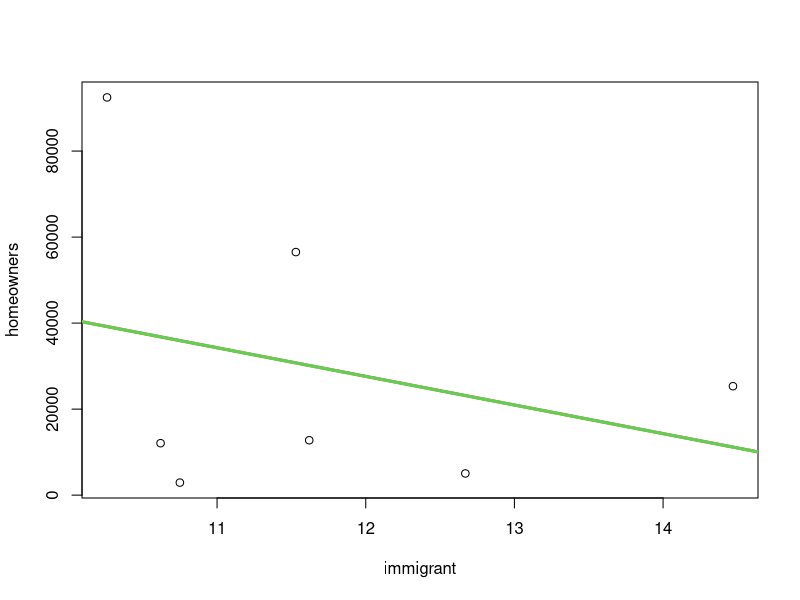
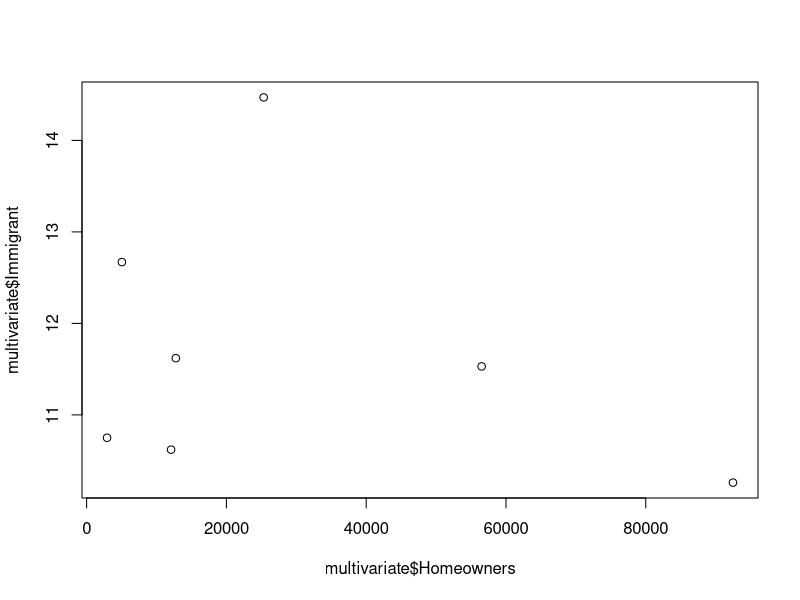
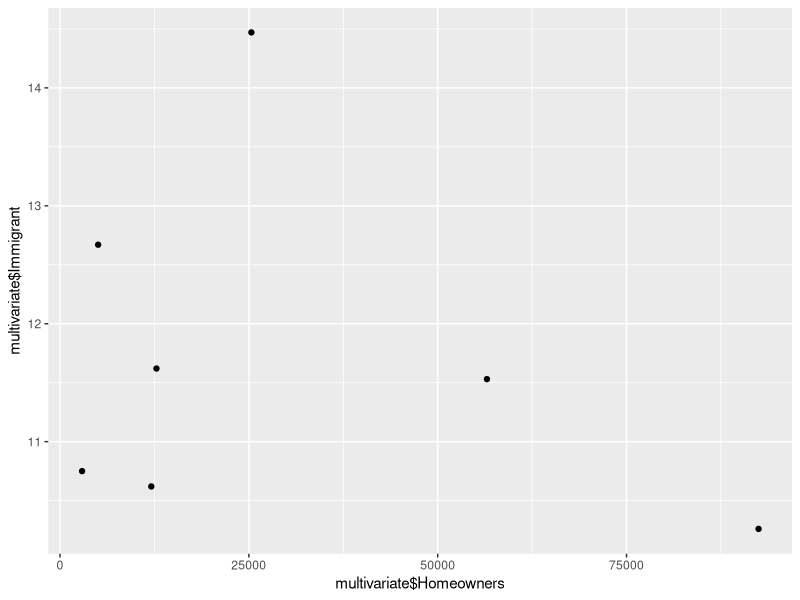
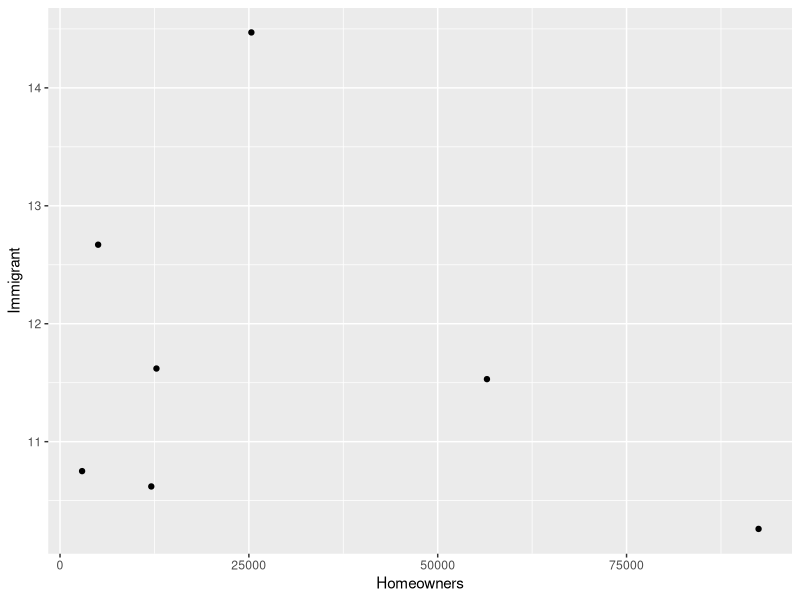
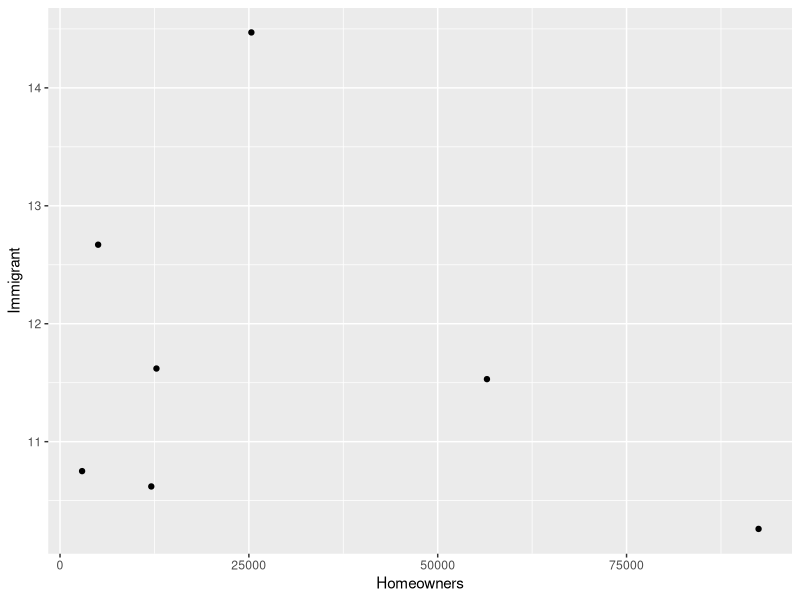
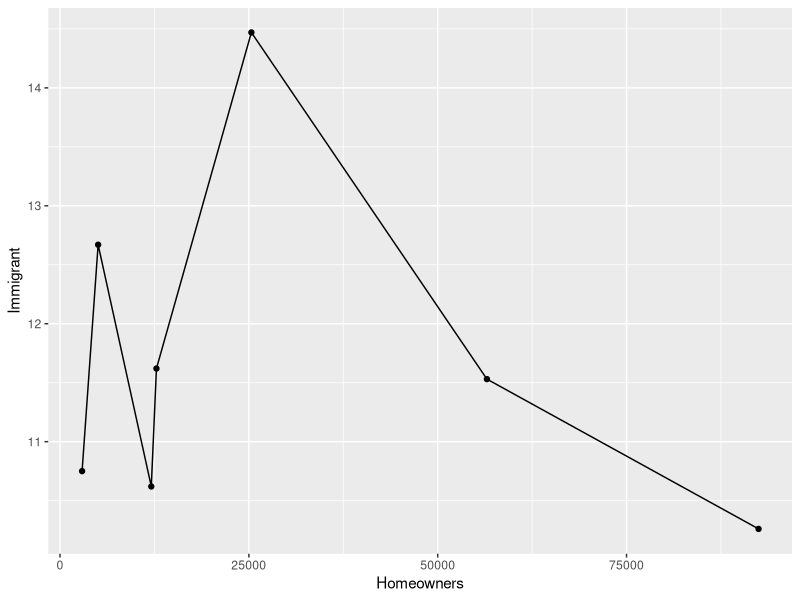
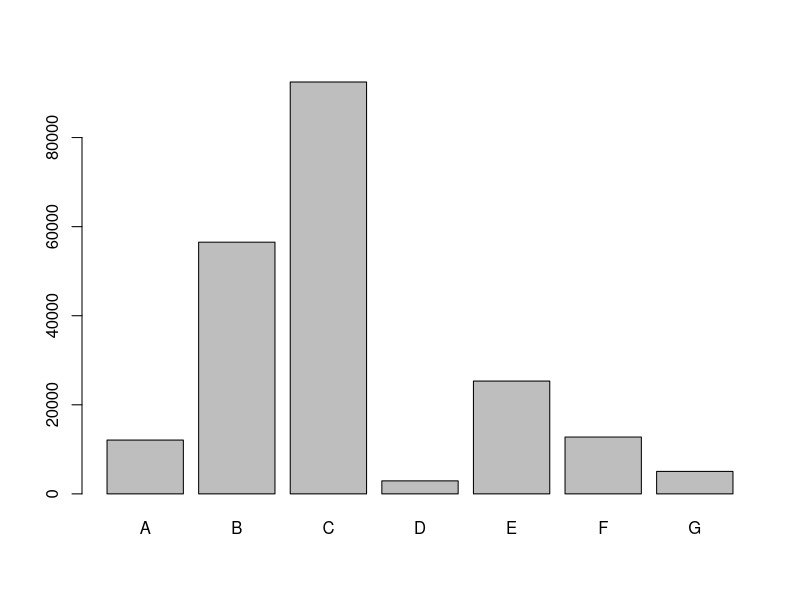
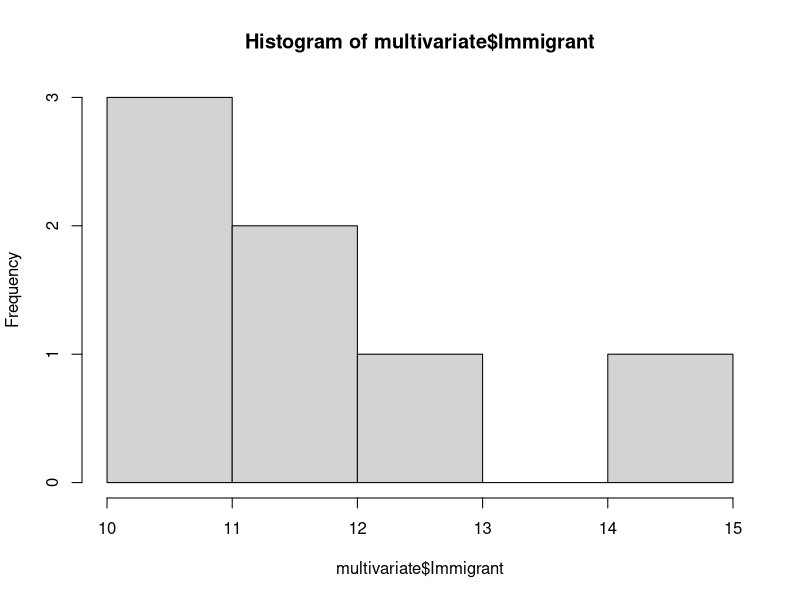

R code for these plots, in order:
multivariate <- read.csv("multivariate.csv")
head(multivariate)
attach(multivariate)
# help(lm)
library(dplyr)
library(ggplot2)
View(multivariate)

homeowners <- multivariate$Homeowners
immigrant <- multivariate$Immigrant

mm <- lm(homeowners~immigrant)
mm
summary(mm)$coef

plot(homeowners~immigrant)
help(abline)
abline(mm)
abline(mm, col=2, lwd=3)

newImmigrantData <- data.frame(Immigrant = c(0, 20))
mm %>% predict(newImmigrantData)

abline(mm)
abline(mm, col=3, lwd=3)
attributes(mm)
mm$coefficients

# ggplot stuff
plot(multivariate$Homeowners, multivariate$Immigrant)
qplot(multivariate$Homeowners, multivariate$Immigrant)
qplot(Homeowners, Immigrant, data=multivariate)
ggplot(multivariate, aes(x=Homeowners, y=Immigrant)) + geom_point()
ggplot(multivariate, aes(x=Homeowners, y=Immigrant)) + geom_line() + geom_point()

# bar graphs
barplot(multivariate$Homeowners, names.arg = multivariate$City)

# histograms
hist(multivariate$Immigrant)
hist(multivariate$Immigrant, breaks = 10)
qplot(Homeowners, data = multivariate)
ggplot(multivariate, aes(x=Homeowners)) + geom_histogram(binwidth = 30)

# box plots
boxplot(Homeowners ~ Immigrant, data=multivariate)
qplot(multivariate$Homeowners, multivariate$Immigrant, geom = "boxplot")
